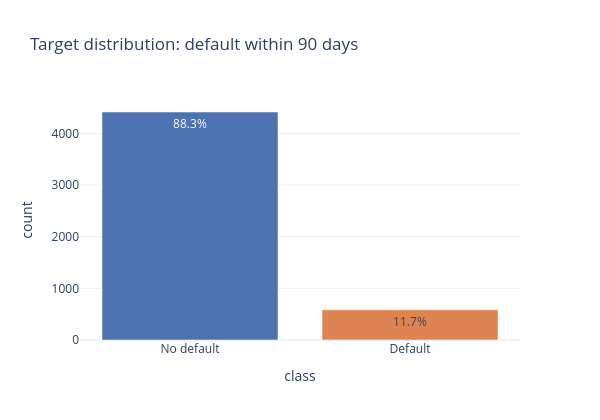

Source (notebook cell):
### Markdown cell above
### 3.1 Distribución de la variable objetivo

### Code cell
target_counts: pd.DataFrame = (
    data[TARGET]
    .map(CLASS_LABELS)
    .value_counts()
    .rename_axis("class")
    .reset_index(name="count")
    .assign(share=lambda df: df["count"] / df["count"].sum())
)

fig = px.bar(
    target_counts,
    x="class",
    y="count",
    color="class",
    color_discrete_map=CLASS_COLORS,
    text=target_counts["share"].map("{:.1%}".format),
    title="Target distribution: default within 90 days",
)
fig.update_layout(showlegend=False, width=600, height=420)
fig.show()

print(f"Imbalance ratio (no default : default) = {data[TARGET].eq(0).sum() / data[TARGET].sum():.1f} : 1")

### Figure 1 — Plotly figure (JSON) as saved in the notebook; plotly's stock layout.template omitted (floating-point values rounded to 4 significant figures)
{"data": [{"hovertemplate": "class=%{x}<br>count=%{y}<br>text=%{text}<extra></extra>", "legendgroup": "No default", "marker": {"color": "#4C72B0", "pattern": {"shape": ""}}, "name": "No default", "orientation": "v", "showlegend": true, "text": ["88.3%"], "textposition": "auto", "type": "bar", "x": ["No default"], "xaxis": "x", "y": [4414], "yaxis": "y"}, {"hovertemplate": "class=%{x}<br>count=%{y}<br>text=%{text}<extra></extra>", "legendgroup": "Default", "marker": {"color": "#DD8452", "pattern": {"shape": ""}}, "name": "Default", "orientation": "v", "showlegend": true, "text": ["11.7%"], "textposition": "auto", "type": "bar", "x": ["Default"], "xaxis": "x", "y": [586], "yaxis": "y"}], "layout": {"barmode": "relative", "height": 420, "legend": {"title": {"text": "class"}, "tracegroupgap": 0}, "showlegend": false, "title": {"text": "Target distribution: default within 90 days"}, "width": 600, "xaxis": {"anchor": "y", "categoryarray": ["No default", "Default"], "categoryorder": "array", "domain": [0, 1], "title": {"text": "class"}}, "yaxis": {"anchor": "x", "domain": [0, 1], "title": {"text": "count"}}}}
